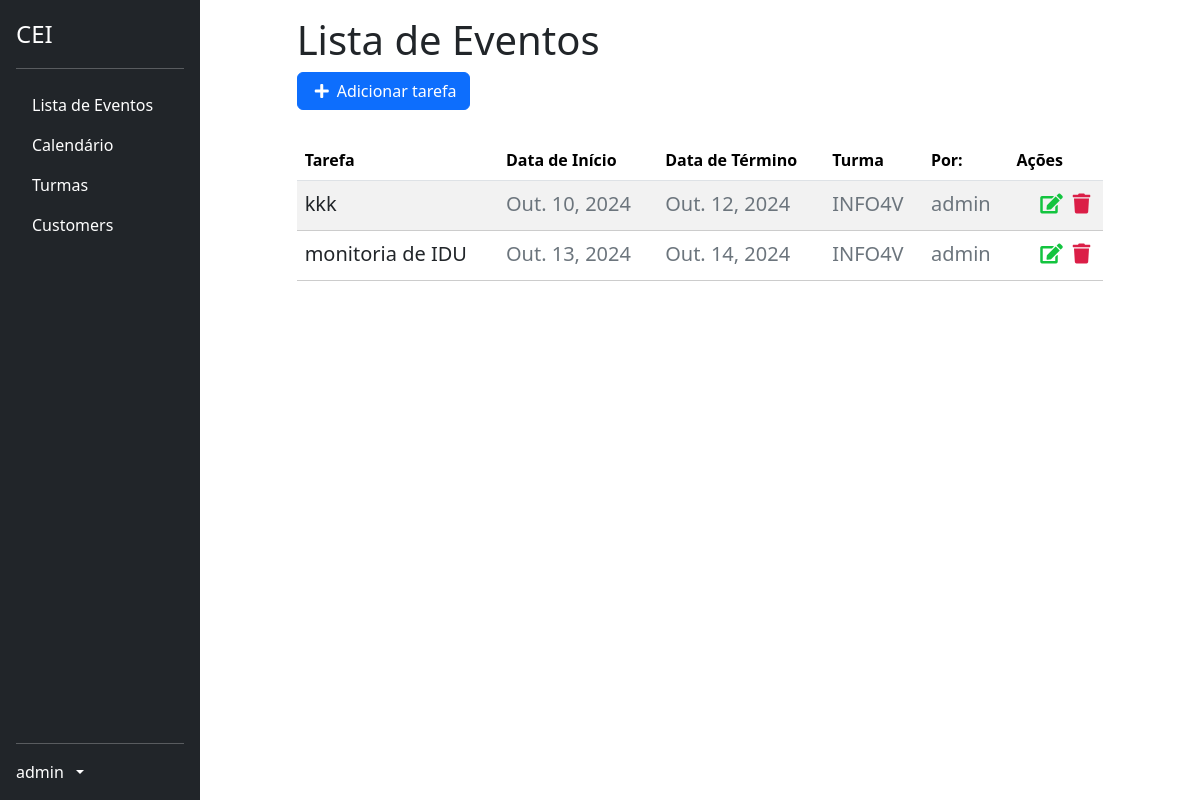
The page /list/ (signed in) on the database as committed earlier.
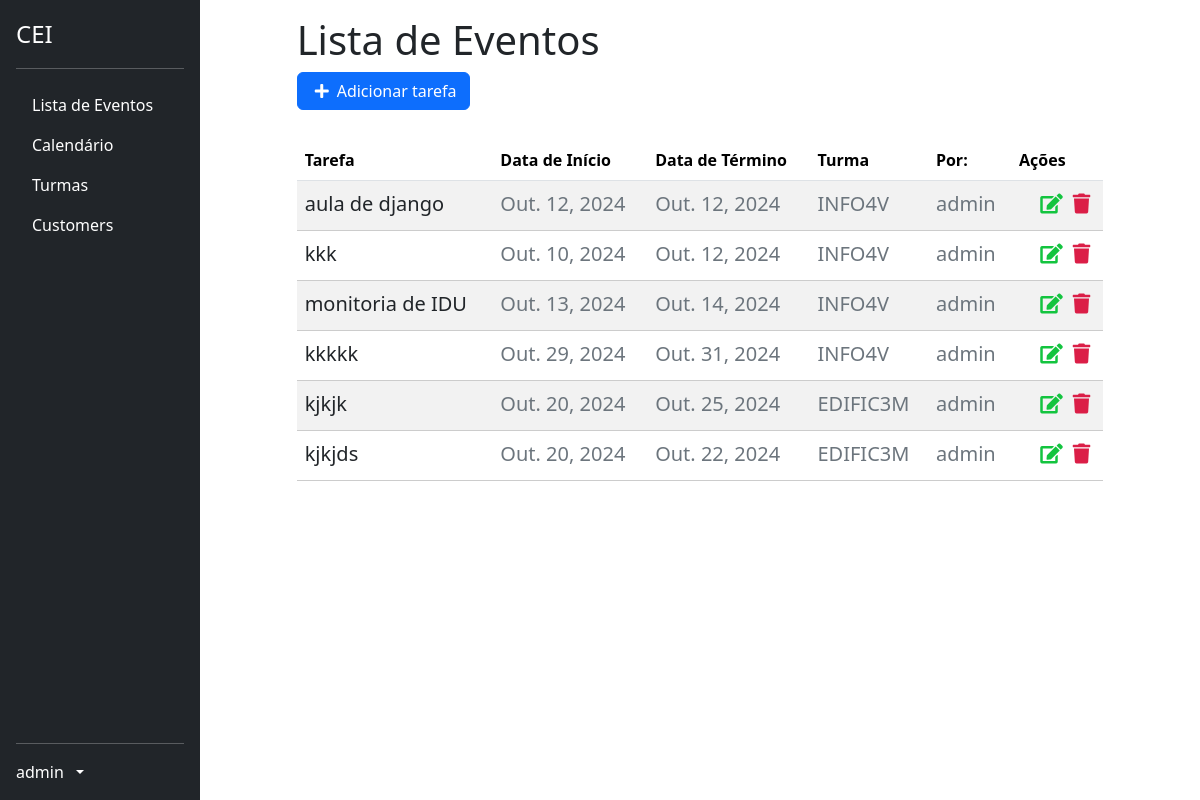
The same page on the database as committed later.
### profiles/models.py (models this page shows)
class CustomUser(AbstractUser):
    id = models.BigAutoField(primary_key=True)
    turma = models.ForeignKey('classes.Turma', on_delete=models.SET_NULL, blank=True, null=True)

### tasks/models.py (models this page shows, shortened)
class Task(models.Model):
    id = models.BigAutoField(primary_key=True)
    title = models.CharField(max_length=255)
    description = models.TextField()
    start_date = models.DateField()
    end_date = models.DateField()
    total_subs = models.PositiveIntegerField(default=0)
    subs = models.PositiveIntegerField(default=0)
    start_time = models.TimeField()
    end_time = models.TimeField()
    usuario = models.ForeignKey(CustomUser, on_delete=models.PROTECT)
    turma = models.ForeignKey('classes.Turma', on_delete=models.CASCADE)
    created_at = models.DateTimeField(auto_now_add=True)
    updated_at = models.DateTimeField(auto_now=True)

### classes/models.py (models this page shows, shortened)
class Turma(models.Model):
    TURNO_CHOICES = [
        ('manha', 'Manhã'),
        ('tarde', 'Tarde'),
        ('noite', 'Noite'),
    ]
    CURSO_CHOICES = [
        ('edificacoes', 'Edificações'),
        ('informatica', 'Informática'),
        ('meio_ambiente', 'Meio Ambiente'),
        ('matematica', 'Matemática'),
    ]
    SERIE_CHOICES = [
        ('1', '1º Ano'),
        ('2', '2º Ano'),
        ('3', '3º Ano'),
        ('4', '4º Ano'),
    ]
    nome = models.CharField(max_length=100)
    serie = models.CharField(max_length=1, choices=SERIE_CHOICES)
    turno = models.CharField(max_length=5, choices=TURNO_CHOICES)
    curso = models.CharField(max_length=15, choices=CURSO_CHOICES)

### tasks/views.py (the view)
# urls.py: path('list/', TaskListView.as_view(), name='task-list'),
class TaskListView(GroupRequiredMixin, LoginRequiredMixin, ListView):
    group_required = u"Docente"
    login_url = reverse_lazy('login')
    model = Task
    template_name = 'tasks/list.html'
    context_object_name = 'tasks'
    ordering = '-created_at'
    def get_queryset(self):
        self.tasks = Task.objects.filter(usuario=self.request.user)
        return self.tasks

### tasks/templates/tasks/list.html (shortened to what this page needs)
{% extends 'base.html' %}
{% block content %}
<div class="offset-1 col-10 list-div">
    <h1>Lista de Eventos</h1>
    <div class="row mb-3">
        <div class="col-auto btn-primary">
            <a id="add-link" href="{% url 'new-task' %}" class="btn btn-primary d-flex align-items-center">
                <i class="fas fa-plus me-2"></i> Adicionar tarefa
            </a>
        </div>
    </div>
    <table id="taskTable" class="table table-striped table-hover" style="margin-top: 30px;">
        <thead class="table">
            <tr>
                <th>Tarefa</th>
                <th>Data de Início</th>
                <th>Data de Término</th>
                <th>Turma</th>
                <th>Por:</th>
                <th>Ações</th>
            </tr>
        </thead>
        <tbody>
            {% for task in tasks %}
            <tr class="task-item">
                <td><a href="/task/{{ task.id }}" class="text-decoration-none text-dark">{{ task.title }}</a></td>
                <td style="color: #6c757d;">{{ task.start_date }}</td>
                <td style="color: #6c757d;" >{{task.end_date}}</td>
                <td style="color: #6c757d;" >{{ task.turma.nome }}</td>
                <td style="color: #6c757d;"> {{ task.usuario.username }} </td>
                <td>
                    <a href="{% url 'delete-task' task.id %}" class="text-danger me-2"><i class="fas fa-trash"></i></a>
                    <a href="{% url 'edit-task' task.id %}" class="text-warning"><i class="fas fa-edit"></i></a>
                </td>
            </tr>
            {% endfor %}
        </tbody>
    </table>
</div>
{% endblock %}
{% block scripts %}
<link rel="stylesheet" href="https://cdn.datatables.net/1.11.5/css/jquery.dataTables.min.css">
{% endblock %}

### tasks/templates/base.html (shortened to what this page needs)
{% load static %}
<!DOCTYPE html>
<html lang="en">
<head>
    <link href="{% static 'bootstrap/css/bootstrap.min.css' %}" rel="stylesheet">
    <link rel="stylesheet" href="https://use.fontawesome.com/releases/v5.7.2/css/all.css">
    <link rel="stylesheet" href="{% static 'css/styles.css' %}">
    <link href="{% static 'css/datatables.min.css' %}" rel="stylesheet">
</head>
<body>
    <div class="d-flex">
      <div class="d-flex flex-column flex-shrink-0 p-3 text-bg-dark" style="width: 200px; height: 100vh; position: fixed;">
        <a href="/" class="d-flex align-items-center mb-3 mb-md-0 me-md-auto text-white text-decoration-none">
          <span class="fs-4">CEI</span>
        </a>
        <hr>
        <ul class="nav nav-pills flex-column mb-auto">
          <li>
            <a href="{% url 'task-list' %}" class="nav-link text-white">
              Lista de Eventos
            </a>
          </li>
          <li>
            <a href="{% url 'calendar' %}" class="nav-link text-white">
              Calendário
            </a>
          </li>
          <li>
            <a href="{% url 'lista-turmas' %}" class="nav-link text-white">
              Turmas
            </a>
          </li>
          <li>
            <a href="#" class="nav-link text-white">
              Customers
            </a>
          </li>
        </ul>
        <hr>
        {% if user.is_authenticated %}
          <a href="#" class="d-flex align-items-center text-white text-decoration-none dropdown-toggle" data-bs-toggle="dropdown" aria-expanded="false">
            <span class="me-2">{{ user.username }}</span>
          </a>
        </div>
        {% else %}
        <li class="nav nav-pills flex-column">
          <a href="{% url 'login' %}" class="nav-link text-white">
            Login
          </a>
        </li>
        {% endif %}
      </div>
      <div class="flex-grow-1" style="margin-left: 200px;">
        <div class="p-3">
          {% block content %}
          {% endblock %}
        </div>
      </div>
    {% block scripts %}
    {% endblock %}
  </body>
</html>

### tasks/static/css/styles.css (style rules this page uses)
#add-link { text-decoration: none; }
.fas.fa-plus { color: #FFF; margin-right: 10px; margin-left: 5px; }
.list-div { padding: 0; }
.task-item { list-style: none; font-size: 20px; height: 50px; padding-top: 10px; border-bottom: 1px dashed #CCC; }
.fas.fa-trash { color: #db1e47; cursor: pointer; margin: 5px; font-size: 20px; float: right; }
.fas.fa-edit { color: #13c43f; cursor: pointer; margin: 5px; font-size: 20px; float: right; }

Rows that differ between the two databases and show on the page:
now on this page (row edited): Task: title "aula de django", start_date "Out. 12, 2024", end_date "Out. 12, 2024", turma.nome "INFO4V", usuario.username "admin"
added Task: title "kkkkk", start_date "Out. 29, 2024", end_date "Out. 31, 2024", turma.nome "INFO4V", usuario.username "admin"
added Task: title "kjkjk", start_date "Out. 20, 2024", end_date "Out. 25, 2024", turma.nome "EDIFIC3M", usuario.username "admin"
added Task: title "kjkjds", start_date "Out. 20, 2024", end_date "Out. 22, 2024", turma.nome "EDIFIC3M", usuario.username "admin"
